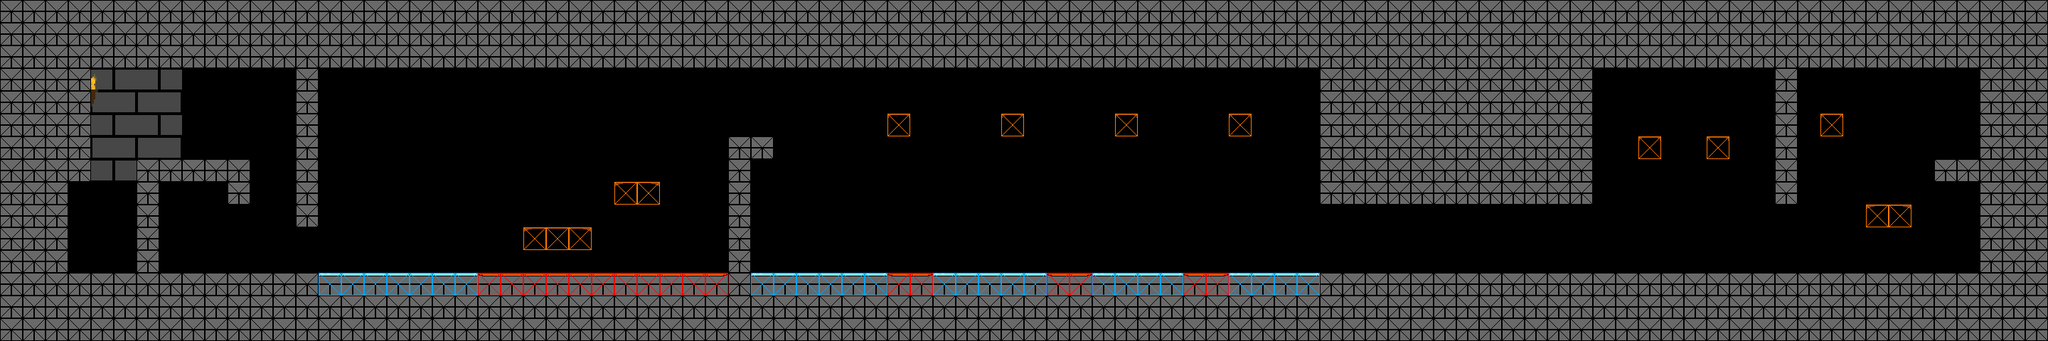

A level layout from a 2D game, rendered from its tile map. Below: a short description, then the map file with tile-grid data replaced by summaries:
An orthogonal 90x15 tile map with 32x32 px tiles, 3 tile layers (prototype, tiles, Collisions), 5 tilesets, 1 image layer and 16 objects (7x Turret, 2x Enemy, 2x Berserk, Player, Door, ...).

<map version="1.10" tiledversion="1.11.2" orientation="orthogonal" renderorder="right-down" width="90" height="15" tilewidth="32" tileheight="32" infinite="0" nextlayerid="6" nextobjectid="39">
 <tileset firstgid="1" source="../../../TiledAssets/TiledSets/Proto.tsx" />
 <tileset firstgid="65" source="../../../TiledAssets/TiledSets/EnemySheet.tsx" />
 <tileset firstgid="81" source="../../../TiledAssets/TiledSets/PlayerSheet.tsx" />
 <tileset firstgid="85" source="../../../TiledAssets/TiledSets/CollisionTiles.tsx" />
 <tileset firstgid="101" source="../../../TiledAssets/TiledSets/TextureSheet.tsx" />
 <imagelayer id="5" name="Background" repeatx="1" repeaty="1">
  <image source="../Content/Textures/Backgrounds/CastleBackground.png" width="256" height="256" />
 </imagelayer>
 <layer id="1" name="prototype" width="90" height="15">
  <data>[1350 cells, 717 non-empty, 4 distinct tile ids]</data>
 </layer>
 <layer id="4" name="tiles" width="90" height="15">
  <data>[1350 cells, 717 non-empty, 14 distinct tile ids]</data>
 </layer>
 <objectgroup id="3" name="Objects">
  <object id="16" type="Enemy" gid="65" x="1632" y="384" width="32" height="32" />
  <object id="17" type="Enemy" gid="65" x="1408" y="384" width="32" height="32" />
  <object id="23" type="Player" gid="81" x="128" y="384" width="32" height="32" />
  <object id="24" name="Hub" type="Door" x="96" y="384" width="32" height="32">
   <properties>
    <property name="connects" value="Hub" />
    <property name="loadX" type="int" value="96" />
    <property name="loadY" type="int" value="608" />
   </properties>
  </object>
  <object id="25" name="Goal" type="Goal" x="2752" y="224" width="32" height="32" />
  <object id="28" type="Turret" gid="66" x="1248" y="160" width="32" height="32" />
  <object id="29" type="Turret" gid="66" x="1408" y="160" width="32" height="32" />
  <object id="30" type="Turret" gid="66" x="1568" y="160" width="32" height="32" />
  <object id="31" type="Turret" gid="66" x="1728" y="160" width="32" height="32" />
  <object id="32" type="Turret" gid="66" x="2304" y="192" width="32" height="32" />
  <object id="33" type="Turret" gid="66" x="2400" y="192" width="32" height="32" />
  <object id="34" type="Turret" gid="66" x="2560" y="160" width="32" height="32" />
  <object id="35" type="Berserk" gid="68" x="224" y="384" width="32" height="32" />
  <object id="36" type="Berserk" gid="68" x="2080" y="384" width="32" height="32" />
  <object id="37" type="Frog" gid="67" x="2720" y="384" width="32" height="32" />
  <object id="38" type="Factory" gid="69" x="2752" y="384" width="32" height="32" />
 </objectgroup>
 <layer id="2" name="Collisions" width="90" height="15">
  <data>[1350 cells, 717 non-empty, 4 distinct tile ids]</data>
 </layer>
</map>
